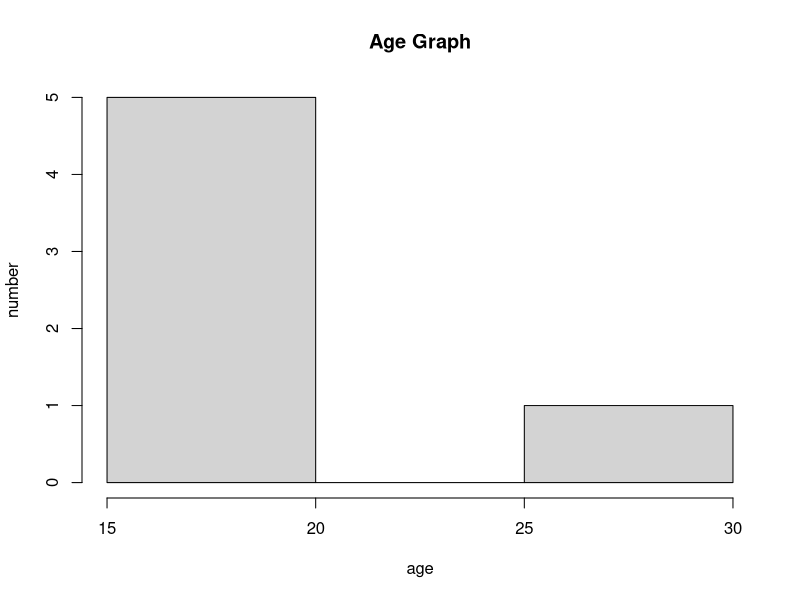
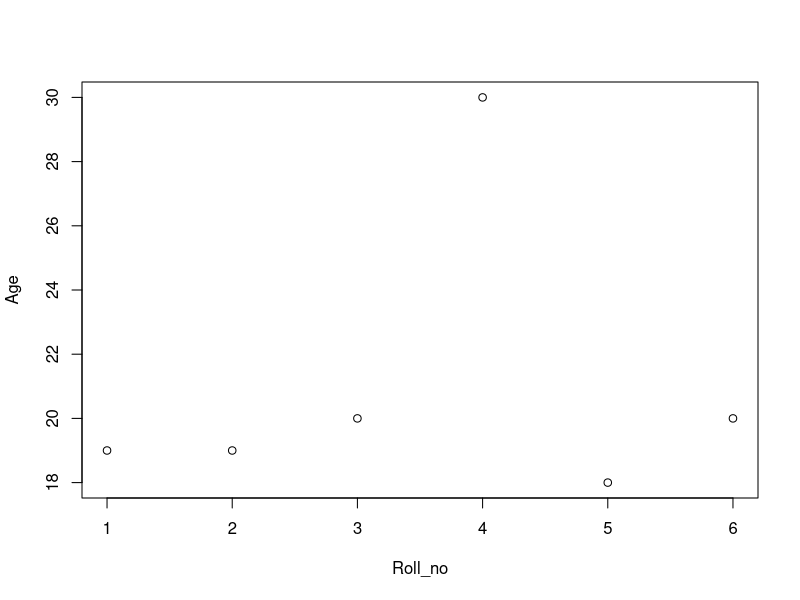
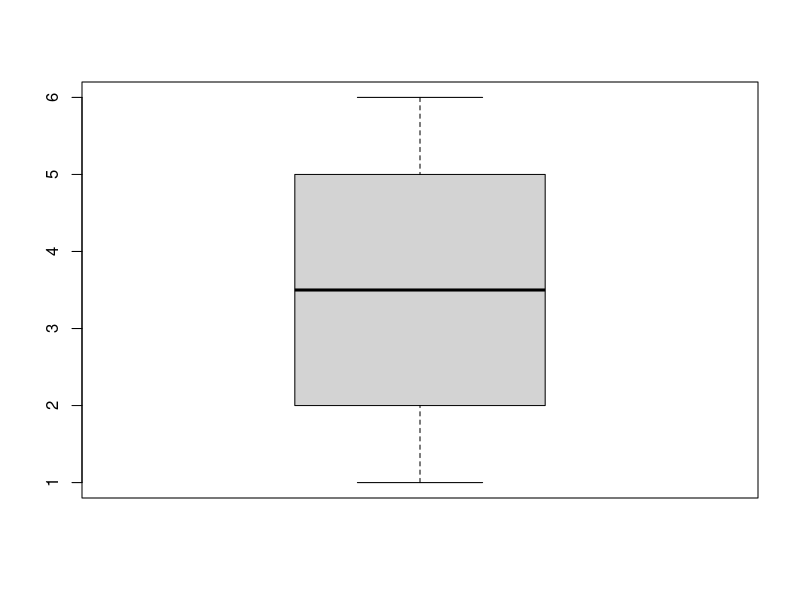
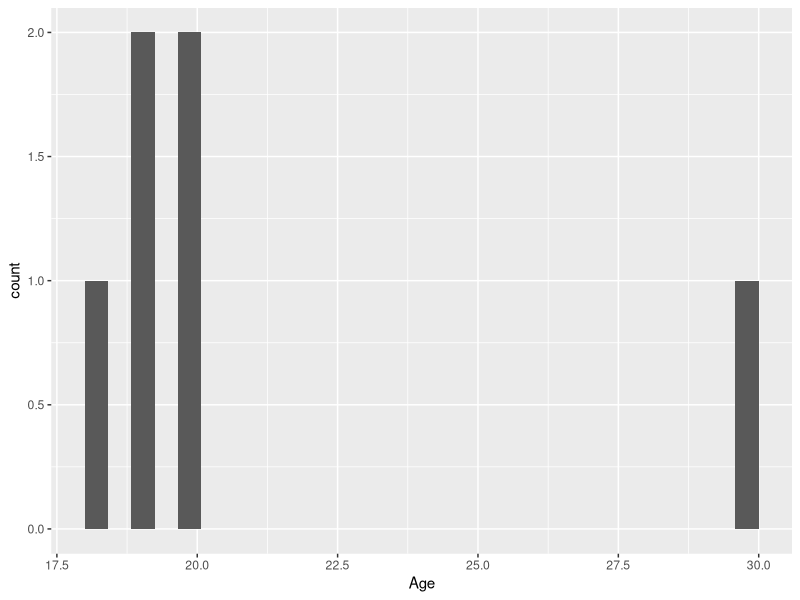
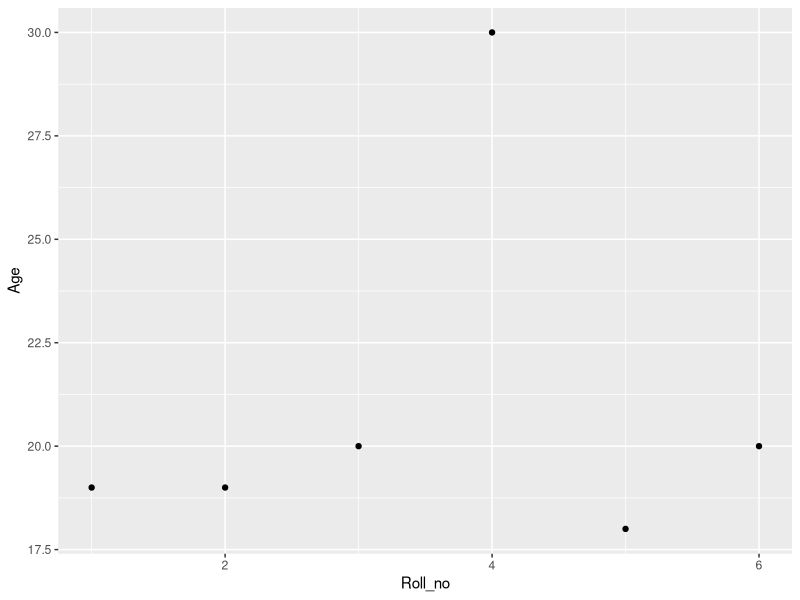
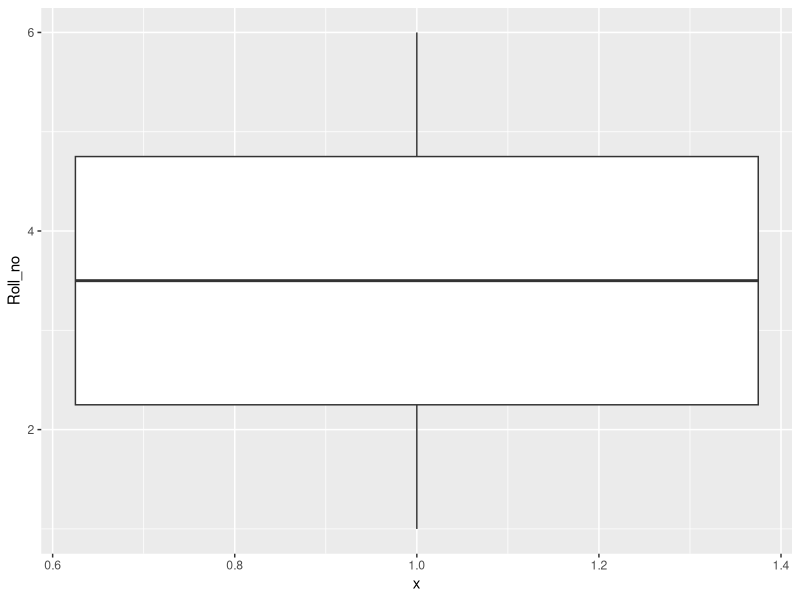
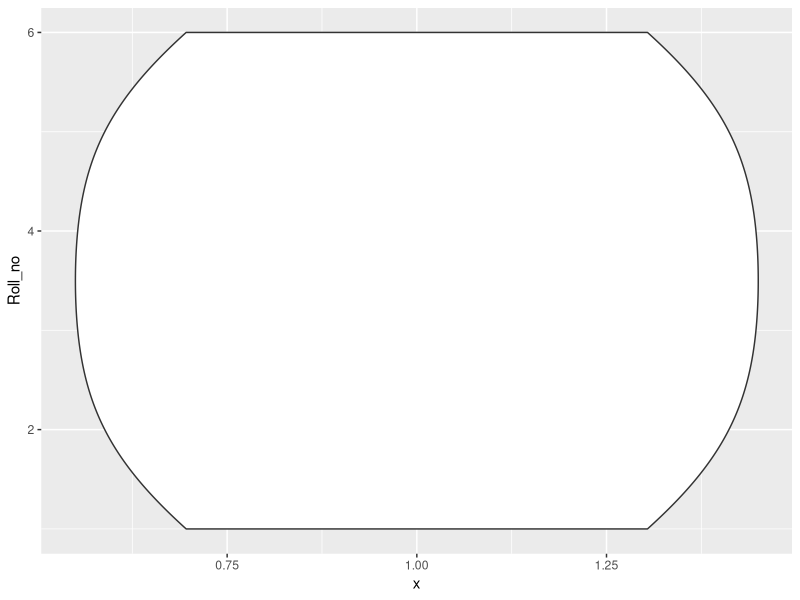
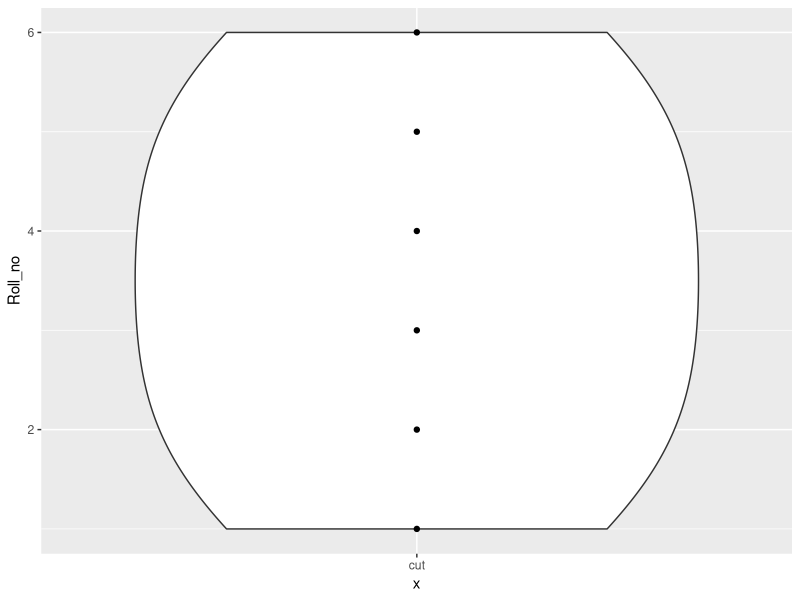

Write R code to recreate these figures, in order.
name = c(' Mounav ', ' Rizwan ', ' Ajay ', ' Charan ', ' Vamsi ', ' M.sai ')
age  = c(19, 19, 20, 30, 18, 20)
desig = c(' Manager ', ' webprogramer ', ' cyber-manager ', ' Manager ', ' webprogramer ', ' Boss ')
roll = c(1,2,3,4,5,6)

df = data.frame(Roll_no = roll, Employee = name, Age = age, Designation = desig)
df

# Histogram graphs
hist(df$Age, main = "Age Graph", xlab = "age", ylab = "number")

# Scatter plot
plot(Age ~ Roll_no, data = df)

# Boxplot
boxplot(df$Roll_no)

# ggplot installation
install.packages("ggplot2")
library(ggplot2)

# histogram ggplot
ggplot(data = df) + geom_histogram(aes(x = Age))

# Scatterplot ggplot
ggplot(df, aes(x = Roll_no, y = Age)) + geom_point()

# boxplot ggplot
ggplot(df, aes(y = Roll_no, x = 1)) + geom_boxplot()

# violin plot in ggplot
ggplot(df, aes(y = Roll_no, x = 1)) + geom_violin()
ggplot(df, aes(y = Roll_no, x = "cut")) + geom_violin() + geom_point()




